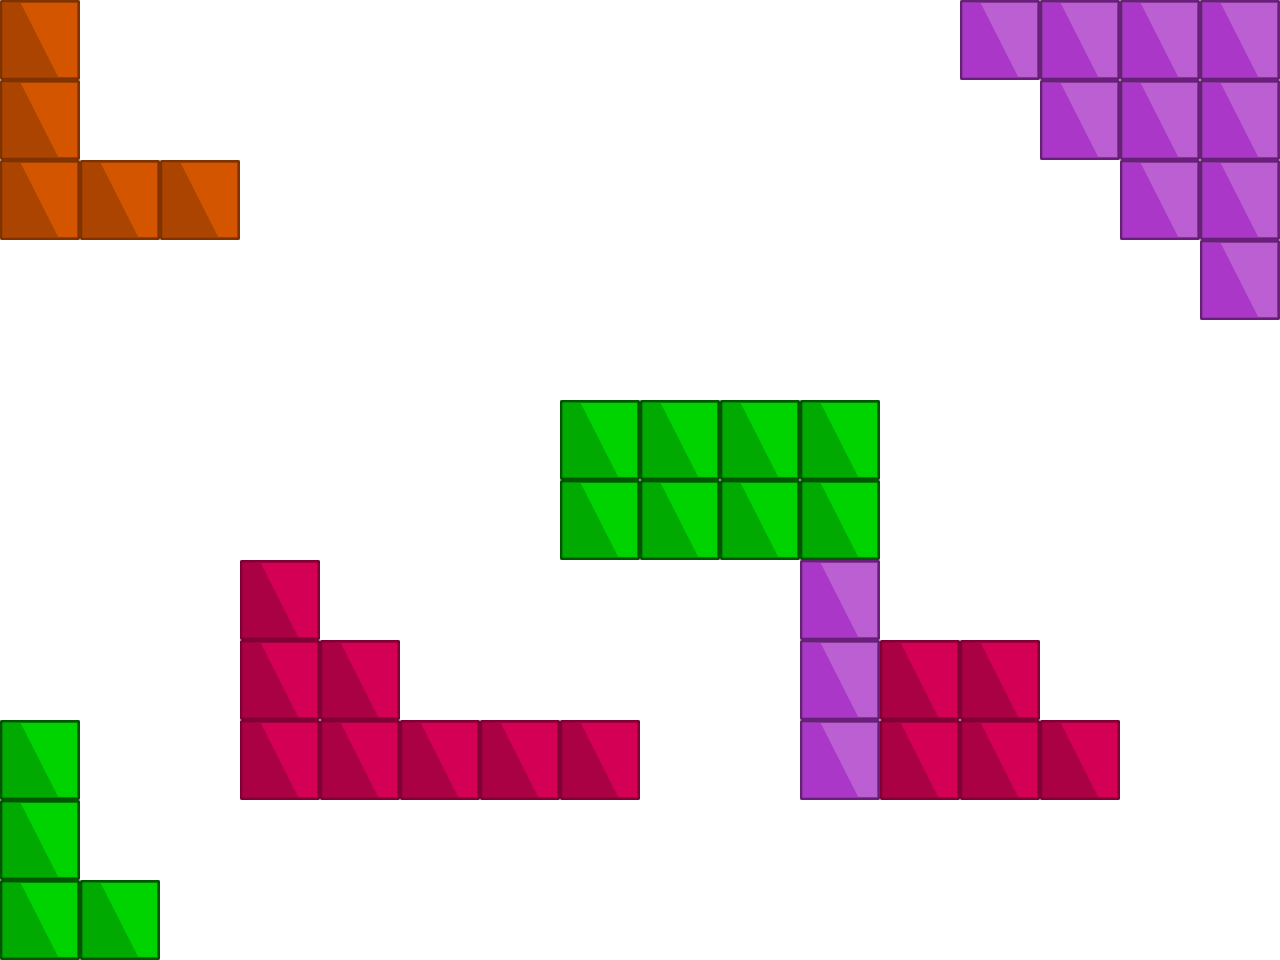

The image is a tile-based game level rendered from a .tmx file. Its description and complete source (layers, tilesets, objects, tile grids) follow:
An orthogonal 16x12 tile map with 80x80 px tiles, 1 tile layer (layer1) and 3 objects.

<map version="1.0" orientation="orthogonal" renderorder="right-down" width="16" height="12" tilewidth="80" tileheight="80" backgroundcolor="#ffffff" nextobjectid="8">
 <tileset firstgid="1" name="map_texture" tilewidth="80" tileheight="80">
  <image source="map_texture.png" width="240" height="240" />
  <tile id="0">
   <properties>
    <property name="class" value="wall" />
   </properties>
  </tile>
  <tile id="1">
   <properties>
    <property name="class" value="wall" />
   </properties>
  </tile>
  <tile id="2">
   <properties>
    <property name="class" value="wall" />
   </properties>
  </tile>
  <tile id="3">
   <properties>
    <property name="class" value="wall" />
   </properties>
  </tile>
  <tile id="4">
   <properties>
    <property name="class" value="wall" />
   </properties>
  </tile>
  <tile id="5">
   <properties>
    <property name="class" value="wall" />
   </properties>
  </tile>
 </tileset>
 <layer name="layer1" width="16" height="12">
  <data>
   <tile gid="5" />
   <tile gid="0" />
   <tile gid="0" />
   <tile gid="0" />
   <tile gid="0" />
   <tile gid="0" />
   <tile gid="0" />
   <tile gid="0" />
   <tile gid="0" />
   <tile gid="0" />
   <tile gid="0" />
   <tile gid="0" />
   <tile gid="1" />
   <tile gid="1" />
   <tile gid="1" />
   <tile gid="1" />
   <tile gid="5" />
   <tile gid="0" />
   <tile gid="0" />
   <tile gid="0" />
   <tile gid="0" />
   <tile gid="0" />
   <tile gid="0" />
   <tile gid="0" />
   <tile gid="0" />
   <tile gid="0" />
   <tile gid="0" />
   <tile gid="0" />
   <tile gid="0" />
   <tile gid="1" />
   <tile gid="1" />
   <tile gid="1" />
   <tile gid="5" />
   <tile gid="5" />
   <tile gid="5" />
   <tile gid="0" />
   <tile gid="0" />
   <tile gid="0" />
   <tile gid="0" />
   <tile gid="0" />
   <tile gid="0" />
   <tile gid="0" />
   <tile gid="0" />
   <tile gid="0" />
   <tile gid="0" />
   <tile gid="0" />
   <tile gid="1" />
   <tile gid="1" />
   <tile gid="0" />
   <tile gid="0" />
   <tile gid="0" />
   <tile gid="0" />
   <tile gid="0" />
   <tile gid="0" />
   <tile gid="0" />
   <tile gid="0" />
   <tile gid="0" />
   <tile gid="0" />
   <tile gid="0" />
   <tile gid="0" />
   <tile gid="0" />
   <tile gid="0" />
   <tile gid="0" />
   <tile gid="1" />
   <tile gid="0" />
   <tile gid="0" />
   <tile gid="0" />
   <tile gid="0" />
   <tile gid="0" />
   <tile gid="0" />
   <tile gid="0" />
   <tile gid="0" />
   <tile gid="0" />
   <tile gid="0" />
   <tile gid="0" />
   <tile gid="0" />
   <tile gid="0" />
   <tile gid="0" />
   <tile gid="0" />
   <tile gid="0" />
   <tile gid="0" />
   <tile gid="0" />
   <tile gid="0" />
   <tile gid="0" />
   <tile gid="0" />
   <tile gid="0" />
   <tile gid="0" />
   <tile gid="3" />
   <tile gid="3" />
   <tile gid="3" />
   <tile gid="3" />
   <tile gid="0" />
   <tile gid="0" />
   <tile gid="0" />
   <tile gid="0" />
   <tile gid="0" />
   <tile gid="0" />
   <tile gid="0" />
   <tile gid="0" />
   <tile gid="0" />
   <tile gid="0" />
   <tile gid="0" />
   <tile gid="0" />
   <tile gid="3" />
   <tile gid="3" />
   <tile gid="3" />
   <tile gid="3" />
   <tile gid="0" />
   <tile gid="0" />
   <tile gid="0" />
   <tile gid="0" />
   <tile gid="0" />
   <tile gid="0" />
   <tile gid="0" />
   <tile gid="0" />
   <tile gid="2" />
   <tile gid="0" />
   <tile gid="0" />
   <tile gid="0" />
   <tile gid="0" />
   <tile gid="0" />
   <tile gid="0" />
   <tile gid="1" />
   <tile gid="0" />
   <tile gid="0" />
   <tile gid="0" />
   <tile gid="0" />
   <tile gid="0" />
   <tile gid="0" />
   <tile gid="0" />
   <tile gid="0" />
   <tile gid="2" />
   <tile gid="2" />
   <tile gid="0" />
   <tile gid="0" />
   <tile gid="0" />
   <tile gid="0" />
   <tile gid="0" />
   <tile gid="1" />
   <tile gid="2" />
   <tile gid="2" />
   <tile gid="0" />
   <tile gid="0" />
   <tile gid="0" />
   <tile gid="3" />
   <tile gid="0" />
   <tile gid="0" />
   <tile gid="2" />
   <tile gid="2" />
   <tile gid="2" />
   <tile gid="2" />
   <tile gid="2" />
   <tile gid="0" />
   <tile gid="0" />
   <tile gid="1" />
   <tile gid="2" />
   <tile gid="2" />
   <tile gid="2" />
   <tile gid="0" />
   <tile gid="0" />
   <tile gid="3" />
   <tile gid="0" />
   <tile gid="0" />
   <tile gid="0" />
   <tile gid="0" />
   <tile gid="0" />
   <tile gid="0" />
   <tile gid="0" />
   <tile gid="0" />
   <tile gid="0" />
   <tile gid="0" />
   <tile gid="0" />
   <tile gid="0" />
   <tile gid="0" />
   <tile gid="0" />
   <tile gid="0" />
   <tile gid="3" />
   <tile gid="3" />
   <tile gid="0" />
   <tile gid="0" />
   <tile gid="0" />
   <tile gid="0" />
   <tile gid="0" />
   <tile gid="0" />
   <tile gid="0" />
   <tile gid="0" />
   <tile gid="0" />
   <tile gid="0" />
   <tile gid="0" />
   <tile gid="0" />
   <tile gid="0" />
   <tile gid="0" />
  </data>
 </layer>
 <objectgroup name="players">
  <object id="5" gid="6" x="240" y="560" />
  <object id="6" gid="6" x="1066.67" y="430.303" />
  <object id="7" gid="6" x="640" y="400" />
 </objectgroup>
</map>